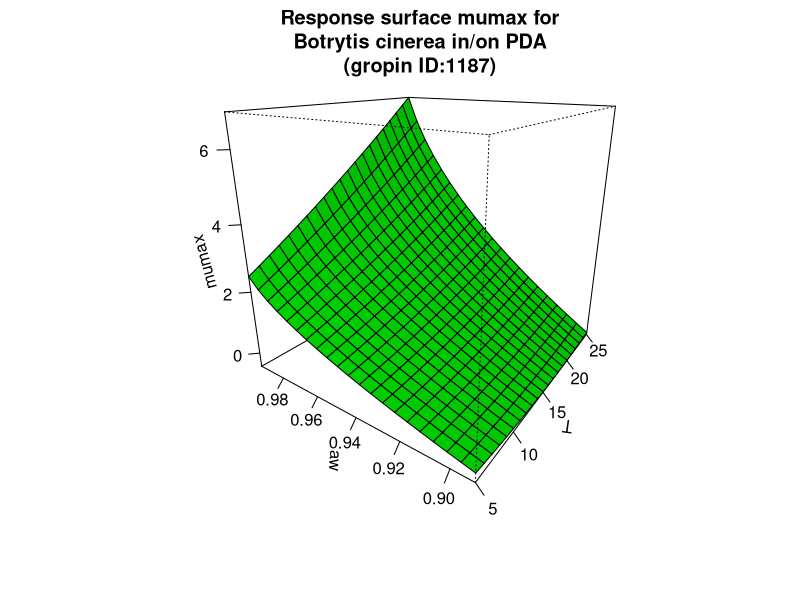

R code for this plot:
#############################
# start of Parameter script
#############################
T <- seq(4.995004995005,25.025,length.out=21)
aw <- seq(0.89089,0.994005994005994,length.out=21)
#############################
# end of Parameter script
#############################
############################# 
# start of Model script Gropin ID 1187 
#############################
 
# constant coefficients for this model
 
variables <- data.frame(T,aw)
argumentsPar <- expand.grid(variables)
 
# heart of the model
response_surface <- function(T,aw) {
   mumax <-(2.053+(-6.484)* sqrt(1-aw)+1.210*( sqrt(1-aw)* sqrt(1-aw))+0.248*T+0.0015*T*T-0.917* sqrt(1-aw)*T)

return(mumax=mumax)
} 

# output parameters
responseSurface <- cbind(argumentsPar,response_surface(argumentsPar['T'],argumentsPar['aw']))
colnames(responseSurface) <- c(colnames(argumentsPar),'mumax')
#############################
# End of Model script
#############################
############################# 
# start of Visualisation script Gropin ID 1187 
#############################
persp(T,aw,matrix(unlist(responseSurface$'mumax'),nrow=21),col = 'green',xlab='T',ylab='aw',zlab='mumax',main='Response surface mumax for
Botrytis cinerea in/on PDA
(gropin ID:1187)',theta=305,phi=20,shade=0.25,ticktype = 'detailed')
#############################
# End of Visualisation script
#############################
